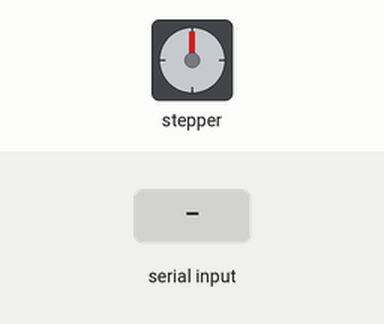
Simulated run of this sketch. Board: Arduino Uno, built with avr-gcc and run on an emulated ATmega328P. On the bench: stepper motor. Inputs (shaded band) come from the test bench. Stepper angles assume 200 steps per turn; what the sketch prints to the serial monitor is not drawn.

Above: at 1.2 s.
1.3 s: "90,45\n" received over Serial
At 4.1 s:
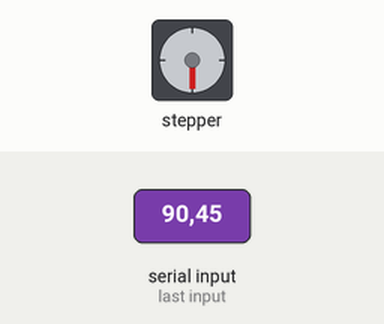
4.3 s: "1\n" received over Serial
At 4.69 s:
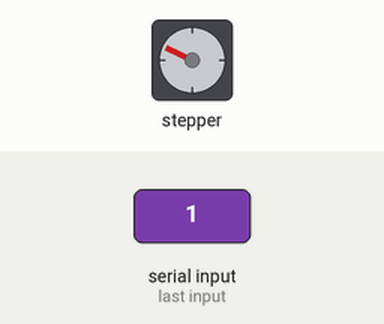
7.3 s: "30,150\n" received over Serial
At 8.05 s:
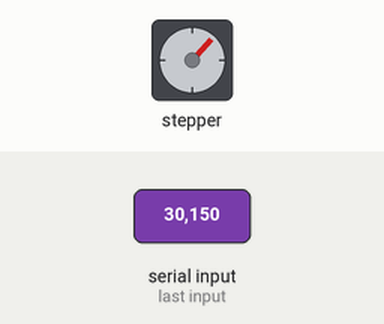
Timing chart, 0 to 11.3 s (numbered marks = the images above; inputs shaded):
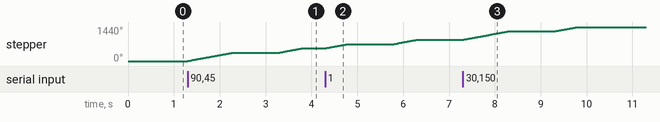

Measured:
- after the input at 1.3 s, stepper: turns 360° clockwise in 0.99 s, then 180° clockwise in 0.48 s
- after the input at 4.3 s, stepper: turns 180° clockwise in 0.48 s, then 180° clockwise in 0.48 s
- after the input at 7.3 s, stepper: turns 360° clockwise in 0.99 s, then 180° clockwise in 0.48 s

The sketch:

iitverse.ino
```cpp
 #include<Stepper.h>
int Incoming;
const int stepsPerRevolution = 200;
 Stepper myStepper(stepsPerRevolution, 8, 10, 9, 11);
void setup() {
    Serial.begin(9600);
    myStepper.setSpeed(60);
}

void loop() {
    // put your main code here, to run repeatedly:
    while( Serial.available() > 0 ){
            Incoming = Serial.parseInt();

            Incoming=Incoming%10;
            Serial.print(Incoming);
            Serial.print("\n");
            if(Incoming == 1 ) {
                myStepper.step(100);
                }
            else {
                Serial.print("neg");
                myStepper.step(100);
                }
        }

}
```
